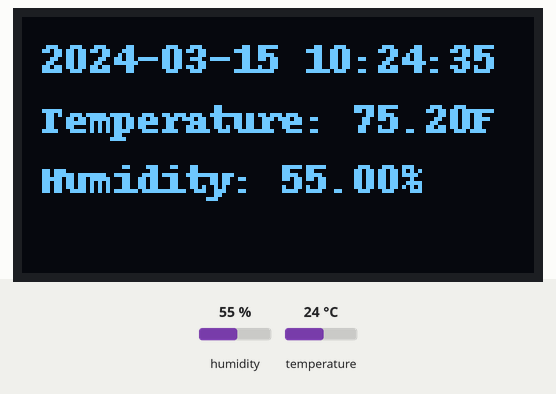
A program run on a simulated Raspberry Pi (BCM pin numbers). Parts: 128×64 one-colour display. The test bench sets the inputs (shaded band); at power-on: humidity 55 %, temperature 24 °C. The clock reads 2024-03-15 10:24:30 at power-on unless the program sets it.

Above: at 6.3 s.
6.4 s: humidity set to 22 %
At 16.9 s:
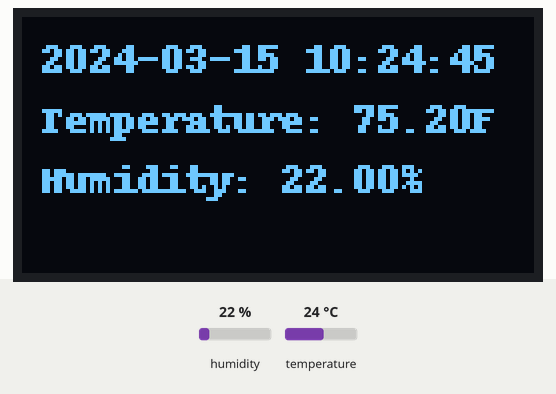
17.2 s: temperature set to 12 °C
At 27.3 s:
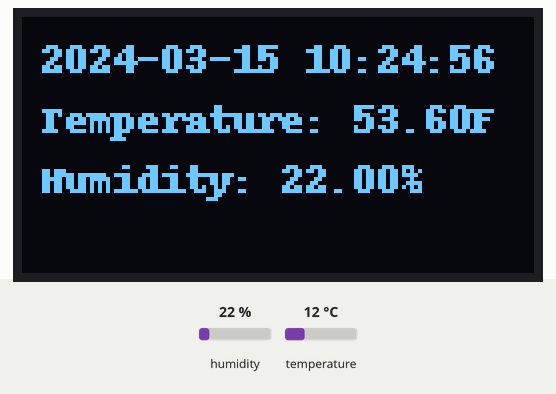
27.6 s: humidity set to 40 %
At 37.6 s:
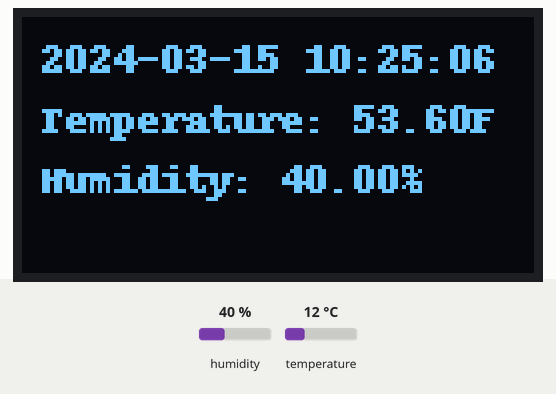
37.9 s: temperature set to 19 °C
At 48.0 s:
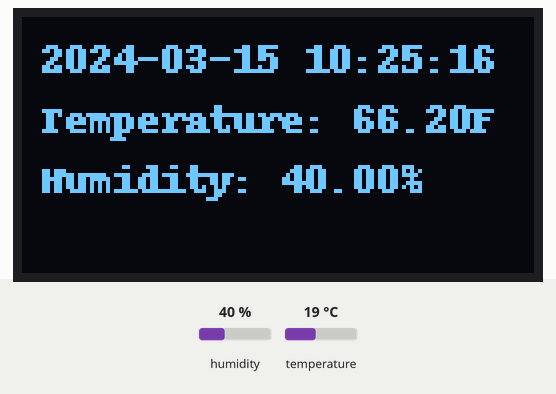
Timing chart, 0 to 49.2 s (numbered marks = the images above; inputs shaded):
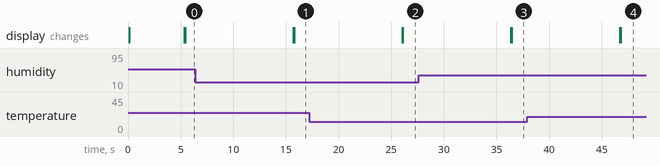

The program:

temp2.py
```python
import time
import board
import adafruit_dht

from board import SCL, SDA
import busio

# Import the SSD1306 module.
import adafruit_ssd1306
from PIL import Image, ImageDraw, ImageFont
import time

OLED_WIDTH=128
OLED_HEIGHT=64
ADDR=0x3c

def now():
    return time.strftime("%Y-%m-%d %H:%M:%S", time.localtime())

def clear(display):
    display.fill(0)
    display.show()


i2c = busio.I2C(SCL, SDA)
display = adafruit_ssd1306.SSD1306_I2C(OLED_WIDTH, OLED_HEIGHT, i2c, addr=ADDR)


image = Image.new('1', (OLED_WIDTH, OLED_HEIGHT))
draw = ImageDraw.Draw(image)
font = ImageFont.load_default()

def show_text(txt1, txt2, txt3):
    image = Image.new('1', (OLED_WIDTH, OLED_HEIGHT))
    draw = ImageDraw.Draw(image)
    font = ImageFont.load_default()
    clear(display)
    draw.text((5,5), txt1, fill=255, font=font)
    draw.text((5,20), txt2, fill=255, font=font)
    draw.text((5,35), txt3, fill=255, font=font)
    display.image(image)
    display.show()

show_text('Cool', 'Temperature', 'Sensor')
time.sleep(5)


# Initialize the DHT device, with data pin connected to:
# - GPIO 4 (as per [1] and [4])
# - GPIO 17 (as per [5], alternative)
dht_device = adafruit_dht.DHT11(board.D4)  # Use board.D17 for GPIO 17

while True:
    try:
        # Print the values to the serial port
        temperature_c = dht_device.temperature
        temperature_f = temperature_c * (9 / 5) + 32
        humidity = dht_device.humidity
        s1=now()
        s2='Temperature: {:.2f}F'.format(temperature_f)
        s3='Humidity: {:.2f}%'.format(humidity)
        show_text(s1,s2,s3)

    except Exception as e:
        print("Error: {}".format(e))

    time.sleep(10)  # Wait 1 second before taking the next reading
```
